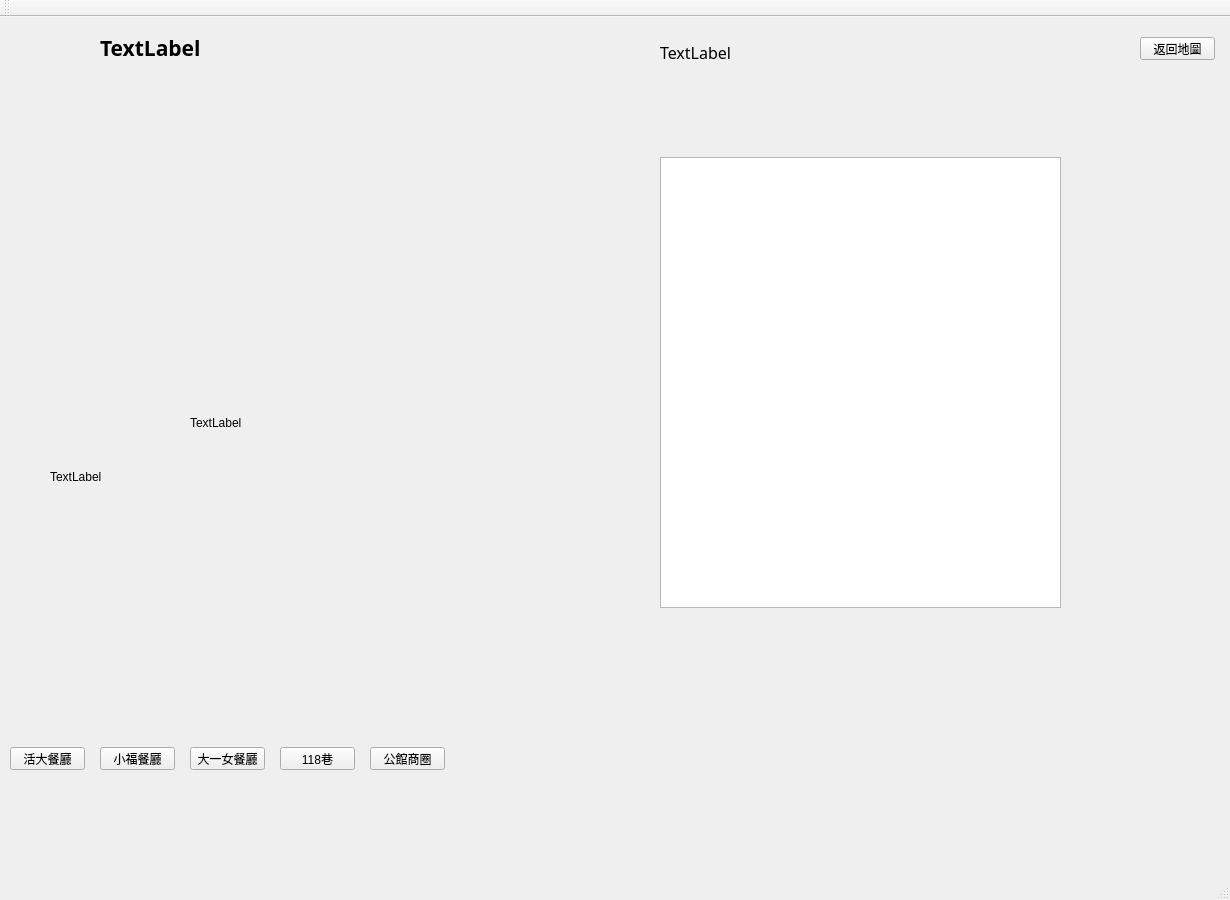
<?xml version="1.0" encoding="UTF-8"?>
<ui version="4.0">
 <class>MainWindow</class>
 <widget class="QMainWindow" name="MainWindow">
  <property name="geometry">
   <rect>
    <x>0</x>
    <y>0</y>
    <width>1230</width>
    <height>900</height>
   </rect>
  </property>
  <property name="windowTitle">
   <string>MainWindow</string>
  </property>
  <widget class="QWidget" name="centralWidget">
   <widget class="QLabel" name="label_title">
    <property name="geometry">
     <rect>
      <x>100</x>
      <y>10</y>
      <width>231</width>
      <height>41</height>
     </rect>
    </property>
    <property name="font">
     <font>
      <family>微軟正黑體</family>
      <pointsize>16</pointsize>
      <weight>75</weight>
      <bold>true</bold>
     </font>
    </property>
    <property name="text">
     <string>TextLabel</string>
    </property>
   </widget>
   <widget class="QLabel" name="label_Image">
    <property name="geometry">
     <rect>
      <x>190</x>
      <y>270</y>
      <width>331</width>
      <height>271</height>
     </rect>
    </property>
    <property name="text">
     <string>TextLabel</string>
    </property>
   </widget>
   <widget class="QTextEdit" name="textEdit">
    <property name="geometry">
     <rect>
      <x>660</x>
      <y>140</y>
      <width>401</width>
      <height>451</height>
     </rect>
    </property>
   </widget>
   <widget class="QLabel" name="label_Info">
    <property name="geometry">
     <rect>
      <x>660</x>
      <y>20</y>
      <width>451</width>
      <height>31</height>
     </rect>
    </property>
    <property name="font">
     <font>
      <family>Adobe Myungjo Std M</family>
      <pointsize>12</pointsize>
     </font>
    </property>
    <property name="text">
     <string>TextLabel</string>
    </property>
   </widget>
   <widget class="QPushButton" name="pushButton_back">
    <property name="geometry">
     <rect>
      <x>1140</x>
      <y>20</y>
      <width>75</width>
      <height>23</height>
     </rect>
    </property>
    <property name="text">
     <string>返回地圖</string>
    </property>
    <property name="flat">
     <bool>false</bool>
    </property>
   </widget>
   <widget class="QLabel" name="label_background">
    <property name="geometry">
     <rect>
      <x>50</x>
      <y>60</y>
      <width>1131</width>
      <height>800</height>
     </rect>
    </property>
    <property name="text">
     <string>TextLabel</string>
    </property>
   </widget>
   <widget class="QPushButton" name="pushButton_1">
    <property name="geometry">
     <rect>
      <x>10</x>
      <y>730</y>
      <width>75</width>
      <height>23</height>
     </rect>
    </property>
    <property name="text">
     <string>活大餐廳</string>
    </property>
   </widget>
   <widget class="QPushButton" name="pushButton_2">
    <property name="geometry">
     <rect>
      <x>100</x>
      <y>730</y>
      <width>75</width>
      <height>23</height>
     </rect>
    </property>
    <property name="text">
     <string>小福餐廳</string>
    </property>
   </widget>
   <widget class="QPushButton" name="pushButton_3">
    <property name="geometry">
     <rect>
      <x>190</x>
      <y>730</y>
      <width>75</width>
      <height>23</height>
     </rect>
    </property>
    <property name="text">
     <string>大一女餐廳</string>
    </property>
   </widget>
   <widget class="QPushButton" name="pushButton_4">
    <property name="geometry">
     <rect>
      <x>280</x>
      <y>730</y>
      <width>75</width>
      <height>23</height>
     </rect>
    </property>
    <property name="text">
     <string>118巷</string>
    </property>
   </widget>
   <widget class="QPushButton" name="pushButton_5">
    <property name="geometry">
     <rect>
      <x>370</x>
      <y>730</y>
      <width>75</width>
      <height>23</height>
     </rect>
    </property>
    <property name="text">
     <string>公館商圈</string>
    </property>
   </widget>
   <zorder>label_background</zorder>
   <zorder>label_title</zorder>
   <zorder>label_Image</zorder>
   <zorder>textEdit</zorder>
   <zorder>label_Info</zorder>
   <zorder>pushButton_back</zorder>
   <zorder>pushButton_1</zorder>
   <zorder>pushButton_2</zorder>
   <zorder>pushButton_3</zorder>
   <zorder>pushButton_4</zorder>
   <zorder>pushButton_5</zorder>
  </widget>
  <widget class="QMenuBar" name="menuBar">
   <property name="geometry">
    <rect>
     <x>0</x>
     <y>0</y>
     <width>1230</width>
     <height>21</height>
    </rect>
   </property>
  </widget>
  <widget class="QToolBar" name="mainToolBar">
   <attribute name="toolBarArea">
    <enum>TopToolBarArea</enum>
   </attribute>
   <attribute name="toolBarBreak">
    <bool>false</bool>
   </attribute>
  </widget>
  <widget class="QStatusBar" name="statusBar"/>
 </widget>
 <layoutdefault spacing="6" margin="11"/>
 <resources/>
 <connections/>
</ui>
